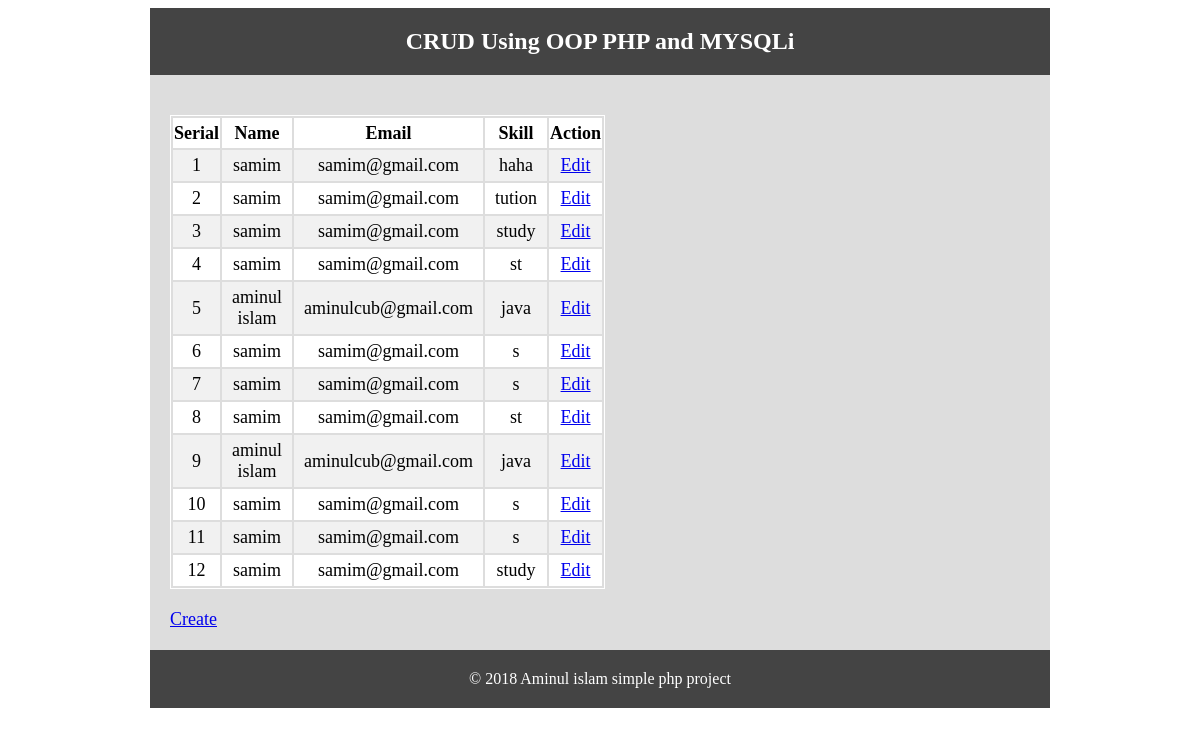
The page / on the database its author committed.
### tables this page shows
CREATE TABLE `tbl_user` (
  `id` int(255) NOT NULL,
  `name` varchar(255) NOT NULL,
  `email` varchar(255) NOT NULL,
  `skill` varchar(255) NOT NULL
);

### Database.php (called while the page is built, shortened)
<?php
Class Database{
	public $host=BD_HOST;
	public $user= BD_USER;
	public $pass= BD_PASS;
	public $dbname= BD_NAME;
	public $link;
	private function connectDB(){
		$this->link=new mysqli($this->host, $this->user, $this->pass, $this->dbname);
		}
	public function select($query){
		$result=$this->link->query($query) or die($this->link->error.__LINE__);
		if($result->num_rows>0){
			return $result;
		}else{
			return false;
		}
	}
	}

### index.php (the view, shortened to what this page needs)
<?php
include 'inc/header.php';
include "Database.php";
?>
<?php
 $db = new Database();
 $query = "SELECT * FROM tbl_user";
 $read = $db->select($query);
?>
<table class="tblone">
<tr>
 <th width="10%">Serial</th>
 <th width="35%">Name</th>
 <th width="25%">Email</th>
 <th width="15%">Skill</th>
 <th width="15%">Action</th>
</tr>
<?php if($read){?>
<?php
$i=1;
while($row = $read->fetch_assoc()){
?>
<tr>
 <td><?php echo $i++ ?></td>
 <td><?php echo $row['name']; ?></td>
 <td><?php echo $row['email']; ?></td>
 <td><?php echo $row['skill']; ?></td>
 <td><a href="update.php?id=<?php echo urlencode($row['id']); ?>">
  Edit</a></td>
</tr>
<?php } ?>
<?php } else { ?>
<p>Data is not available !!</p>
<?php } ?>
</table>
<a href="create.php">Create</a>
<?php include 'inc/footer.php'; ?>

### inc/header.php (shortened to what this page needs)
<!doctype html>
<html>
<head>
</head>
<body>
<div class="phpcoding">
	<section class="headeroption">
		<h2><?php echo "CRUD Using OOP PHP and MYSQLi"; ?></h2>
	</section>
		<section class="maincontent">

### inc/footer.php
 </section>
<section class="footeroption">
	<p>&copy; <?php echo date("Y"); ?> Aminul islam simple php project</p>
	</section>
</div>
</body>
</html>

### rows shown on the page
tbl_user: name "samim", email "samim@gmail.com", skill "haha"
tbl_user: name "samim", email "samim@gmail.com", skill "tution"
tbl_user: name "samim", email "samim@gmail.com", skill "study"
tbl_user: name "samim", email "samim@gmail.com", skill "st"
tbl_user: name "aminul islam", email "aminulcub@gmail.com", skill "java"
tbl_user: name "samim", email "samim@gmail.com", skill "s"
tbl_user: name "samim", email "samim@gmail.com", skill "s"
tbl_user: name "samim", email "samim@gmail.com", skill "st"
tbl_user: name "aminul islam", email "aminulcub@gmail.com", skill "java"
tbl_user: name "samim", email "samim@gmail.com", skill "s"
tbl_user: name "samim", email "samim@gmail.com", skill "s"
tbl_user: name "samim", email "samim@gmail.com", skill "study"
